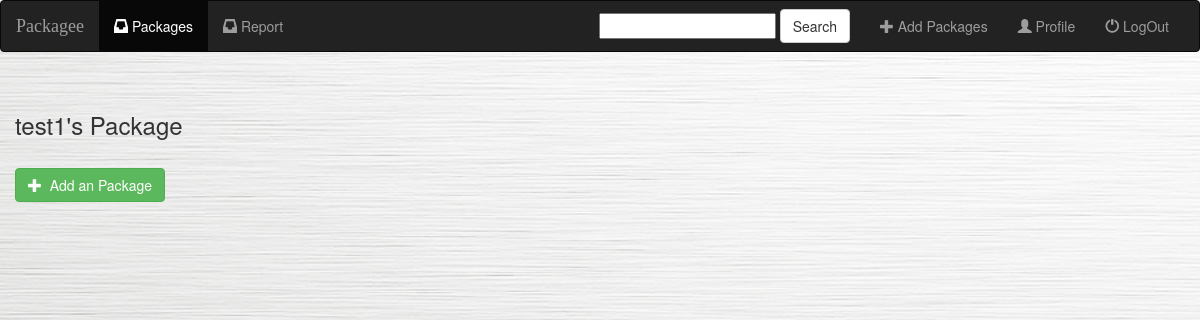
Page /package/index/ (signed in) on the earlier database version.
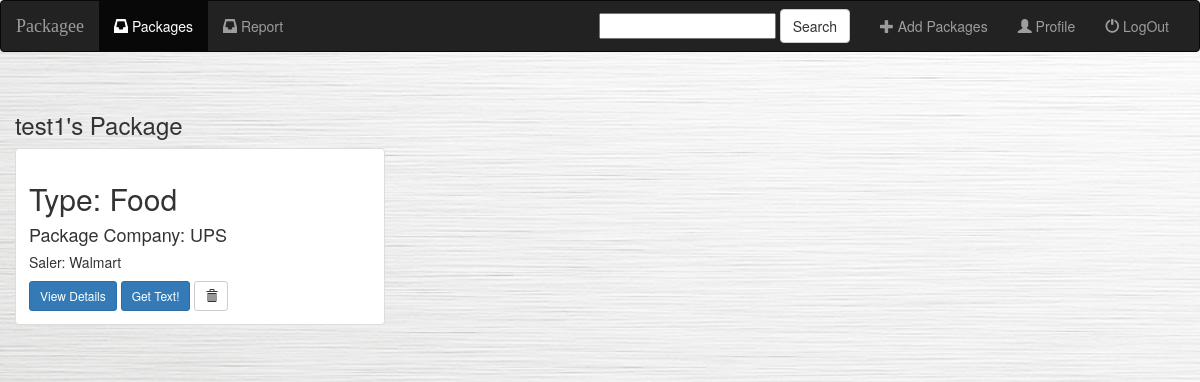
Same page on the later database version.
### package/models.py (models this page shows, shortened)
class Package(models.Model):
    user = models.ForeignKey(User, on_delete=models.CASCADE, default=1)
    tracking_num = models.CharField(max_length=50)
    package_type = models.CharField(max_length=100)
    staff_company = models.CharField(max_length=50, default='')
    staff_price = models.CharField(max_length=100, default='')
    package_company = models.CharField(max_length=100)
    tracking_url = models.CharField(max_length=100, default='')

### package/views.py (the view)
# urls.py: path('index/', views.index, name='index'),
def index(request):
    if not request.user.is_authenticated:
        return render(request, 'package/login.html')
    else:
        packages = Package.objects.filter(user=request.user)
        query = request.GET.get("q")
        if query:
            packages = packages.filter(
                Q(package_type__icontains=query) |
                Q(package_company__icontains=query)
            ).distinct()
            return render(request, 'package/index.html', {
                'packages': packages,
            })
        else:
            return render(request, 'package/index.html', {'packages': packages})

### package/templates/package/index.html (shortened to what this page needs)
{% extends 'package/base.html' %}
{% block body %}
    <div class="albums-container container-fluid">
        <div class="row">
            <div class="col-sm-12">
                <h3>{{ user.username }}'s Package</h3>
            </div>
            {% if packages %}
                {% for package in packages %}
                    <div class="col-sm-4 col-lg-4">
                        <div class="thumbnail">
                            <div class="caption">
                                <h2>Type: {{ package.package_type }}</h2>
                                <h4>Package Company: {{ package.package_company }}</h4>
                                <h5>Saler: {{ package.staff_company }}</h5>
                                <a href="{% url 'package:detail' package.id %}" class="btn btn-primary btn-sm"
                                   role="button">View Details</a>
                                <a href="url 'package:detail' package.id %}" class="btn btn-primary btn-sm" role="button">Get Text!</a>
                                <form action="{% url 'package:delete_package' package.id %}" method="post"
                                      style="display: inline;">
                                    <button type="submit" class="btn btn-default btn-sm">
                                        <span class="glyphicon glyphicon-trash"></span>
                                    </button>
                                </form>
                            </div>
                        </div>
                    </div>
                {% endfor %}
            {% else %}
                <div class="col-sm-12">
                    <br>
                    <a href="{% url 'package:create_package' %}">
                        <button type="button" class="btn btn-success">
                            <span class="glyphicon glyphicon-plus"></span>&nbsp; Add an Package
                        </button>
                    </a>
                </div>
            {% endif %}
        </div>
    </div>
{% endblock %}

### package/templates/package/base.html (shortened to what this page needs)
<!DOCTYPE html>
<html lang="en">
<head>
    {% load staticfiles %}
    <link rel="stylesheet" href="https://maxcdn.bootstrapcdn.com/bootstrap/3.3.7/css/bootstrap.min.css">
    <link rel="stylesheet" type="text/css" href="{% static 'package/style.css' %}"/>
    <link href="//maxcdn.bootstrapcdn.com/font-awesome/4.1.0/css/font-awesome.min.css" rel="stylesheet">
    <link href="https://maxcdn.bootstrapcdn.com/bootstrap/3.3.5/css/bootstrap.min.css" rel="stylesheet"
>
</head>
<body>
<header>
<nav class="navbar navbar-inverse">
    <div class="container-fluid">
        <div class="navbar-header">
            <a class="navbar-brand" href="{% url 'package:index_v' %}">Packagee</a>
        </div>
        <div class="collapse navbar-collapse" id="#topNavBar">
            <ul class="nav navbar-nav">
                <li class="active">
                    <a href="{% url 'package:index' %}">
                        <span class="glyphicon glyphicon-inbox" aria-haspopup="true"></span>&nbsp;Packages
                    </a>
                </li>
                <li class="">
                    <a href="{% url 'package:report' %}">
                        <span class="glyphicon glyphicon-inbox" aria-haspopup="true"></span>&nbsp;Report
                    </a>
                </li>
            </ul>
            <ul class="nav navbar-nav navbar-right">
                <li class="">
                    <a href="{% url 'package:create_package' %}">
                        <span class="glyphicon glyphicon-plus" aria-haspopup="true"></span>&nbsp;Add Packages
                    </a>
                </li>
                <li class="">
                    <a href="{% url 'package:profile' %}">
                        <span class="glyphicon glyphicon-user" aria-haspopup="true"></span>&nbsp;Profile
                    </a>
                </li>
                <li class="">
                    <a href="{% url 'package:login' %}">
                        <span class="glyphicon glyphicon-off" aria-haspopup="true"></span>&nbsp;LogOut
                    </a>
                </li>
            </ul>
            <form class="navbar-form navbar-right" role="search" methon="get" action="{% url 'package:index' %}">
                <div class="form-group">
                    <input type="text" class="=form-control" name="q" value="{{ request.GET.q }}">
                </div>
                <button type="submit" class="btn btn-default">Search</button>
            </form>
        </div>
    </div>
</nav>
</header>
<main class="page-header">
    {% block body %}
    {% endblock %}
</main>
</body>
</html>

### package/static/package/style.css (style rules this page uses)
body { background: white url("images/background.jpg"); }
.navbar { border-radius: 0; }
.navbar-brand { font-family: 'Satisfy', cursive; }
.thumbnail { padding: 0; }

Differences in the rows shown:
added Package: package_type "Food", package_company "UPS", staff_company "Walmart"
Other differences:
text no longer shown: "Add an Package"
